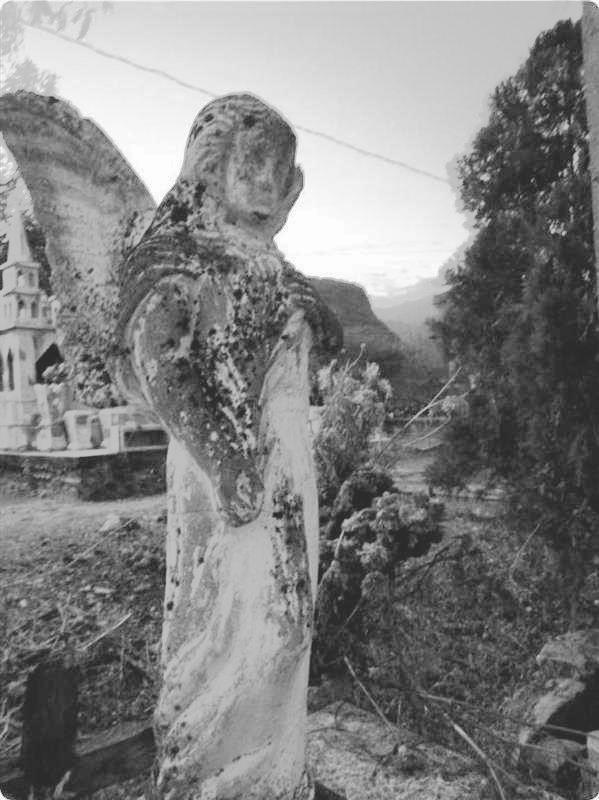
#> input picture Proyecto/proyecto_imagenes/Imagenes/ecualizacion.jpg, 599 x 800 px, found by its file name
$ python practica_2_brillo.py
#> lines starting #> are read from the running program, lines starting #| are printed output that depends on the picture

from PIL import Image
import sys
import math
import matplotlib.pyplot as plt

def abrir_imagen(ruta):
    imagen = Image.open(ruta)
    return imagen

def cerrar_imagen(imagen):
    imagen.close()

def crear_imagen(tipo_imagen,tamanio):
    nueva_imagen = Image.new(tipo_imagen, tamanio)
    return nueva_imagen

# [178 lines left out: functions guardar_imagen, ecualizacion, Contraccion, ContraccionColor, Histograma_gris, Grises1, not called in this run]

def DesplazamientoGris(rutaimagen,desplazamiento):
#> called with rutaimagen = 'imagenes/ecualizacion.jpg', desplazamiento = -20
    imagen = Image.open(rutaimagen)
#> imagen is the input picture: PIL image 599x800 L; min 27, max 255, mean 129.4
    imgResultado = Image.new('L', imagen.size)
#> imgResultado: PIL image 599x800 L; every value is 0

    ancho,alto = imagen.size
#> ancho = 599; alto = 800
    for i in range (ancho):
        for j in range (alto):
            ng = imagen.getpixel((i,j))
            NG = ng + desplazamiento
            if (NG > 255):
                NG = 255
            if (NG < 0):
                NG = 0
            imgResultado.putpixel((i,j),NG)
    imgResultado.save("imagenes/Desplazamiento.jpg")
    imgResultado.show()
    Histograma_gris("imagenes/Desplazamiento.jpg")
    #imgResultado.close()
    return imgResultado

# [23 lines left out: function ExpansionGris, not called in this run]

def Histograma_gris (rutaimagen):
#> called with rutaimagen = 'imagenes/Desplazamiento.jpg'
    imagen = Image.open(rutaimagen)
    x = []
    for i in range (256):
        x.append(i)
    H = imagen.histogram()
#> H = 256 values, max 4074 at index 28, min 0 at index 0, mean 1871.9
    y = H[0:256]
#> y has the same summary as H
    plt.cla()
    plt.plot(x,y)
    plt.show()
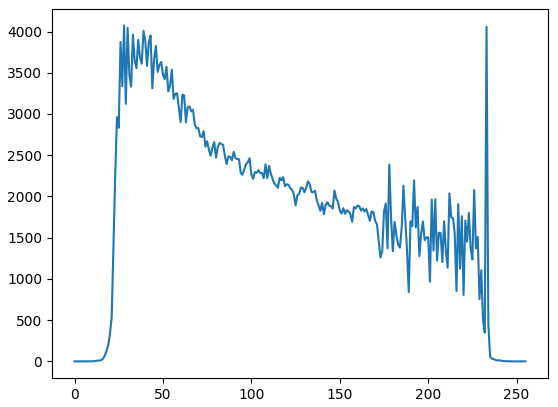
#> figure drawn by matplotlib, 1 panel; curve peaks at x = 28, y = 4074


#Contraccion("imagenes/img_gris.jpg")#paso 1
#im3 = DesplazamientoGris("imagenes/imagenContraida.jpg",30)#paso 2
#ecualizacion("imagenes/Desplazamiento.jpg")#paso 3
im3 = DesplazamientoGris("imagenes/ecualizacion.jpg",-20)#paso 4
#Histograma_gris("imagenes/imagenContraida_1.jpg")
